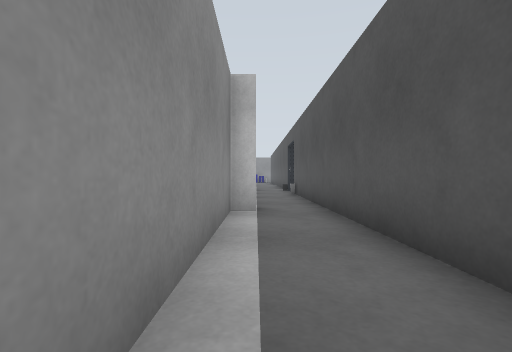
view 1 (above)

18 first-person views from a walk through a world built for the Gazebo simulator. The camera is 0.69 m above the floor, looks level and sees 85° across. The floor is counted in squares, 1 m on a side. Each view is taken from the middle of a square. On the plan, view 1 faces up. The plan holds only what a view shows up to about 9 squares ahead; the rest is blank. The place goes on beyond the plan.

view 2
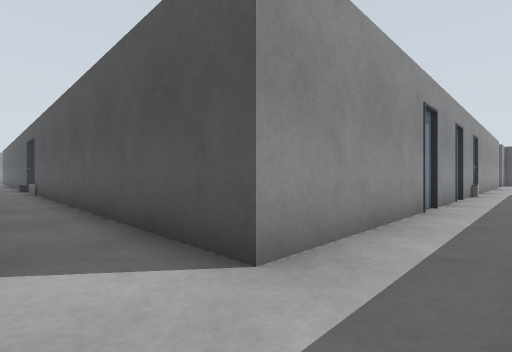

view 3
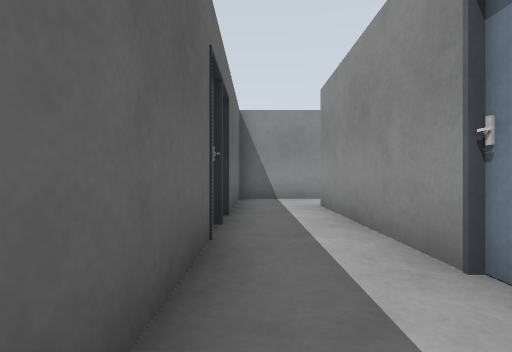

view 4
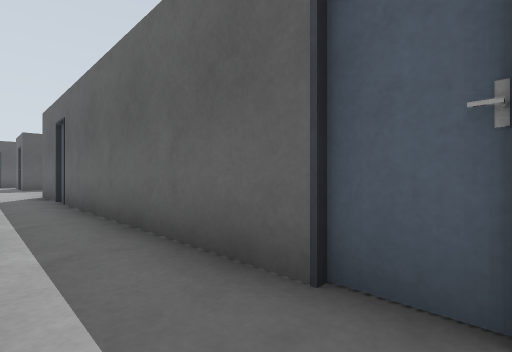

view 5
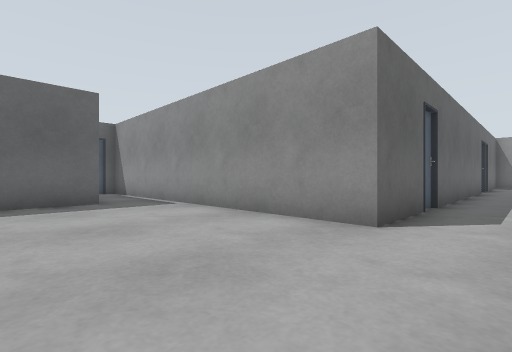

view 6
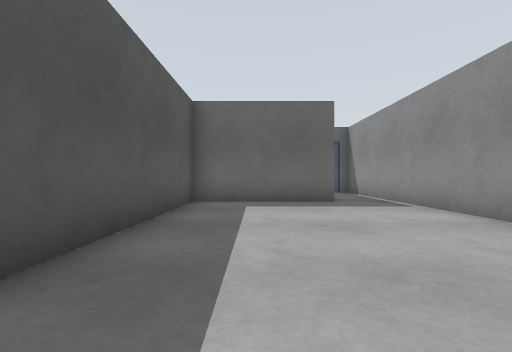

view 7
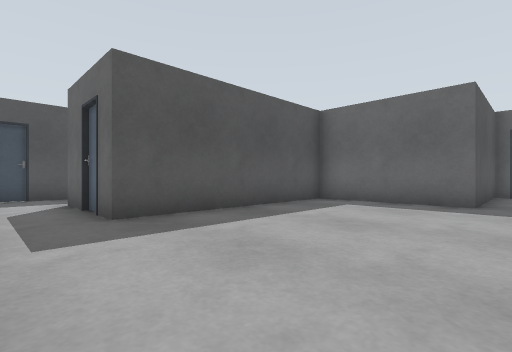

view 8
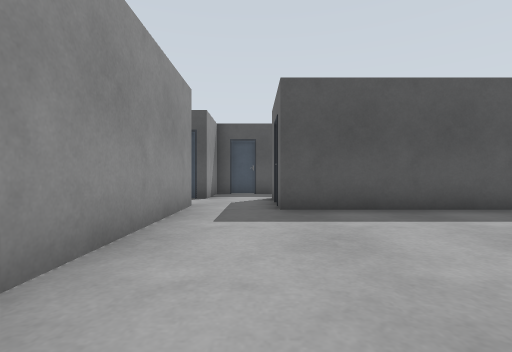

view 9
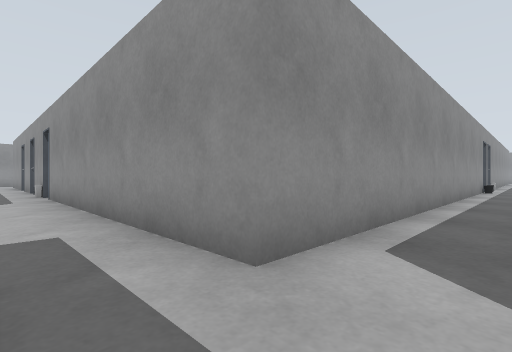

view 10
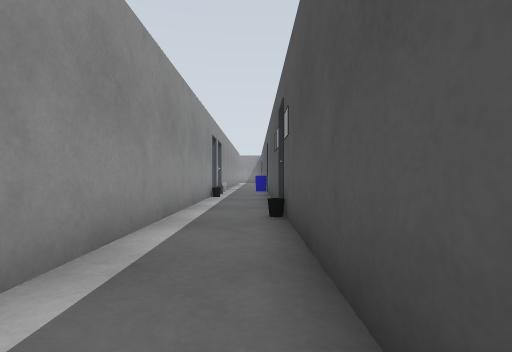

view 11
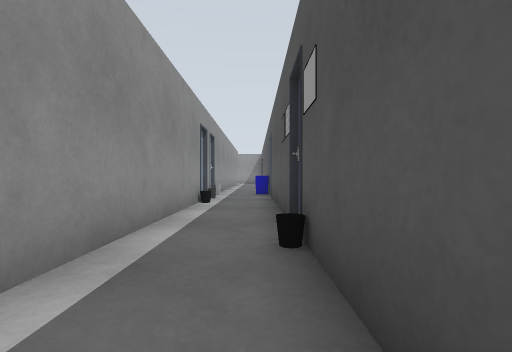

view 12
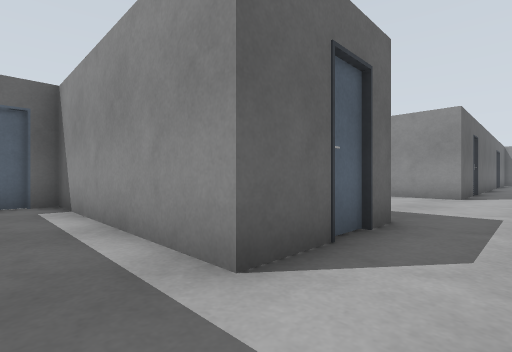

view 13
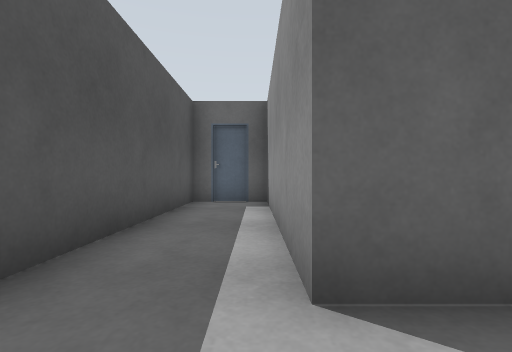

view 14
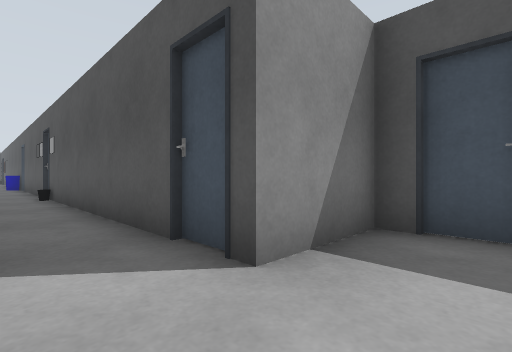

view 15
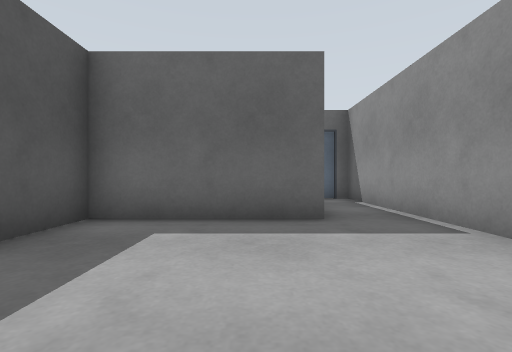

view 16
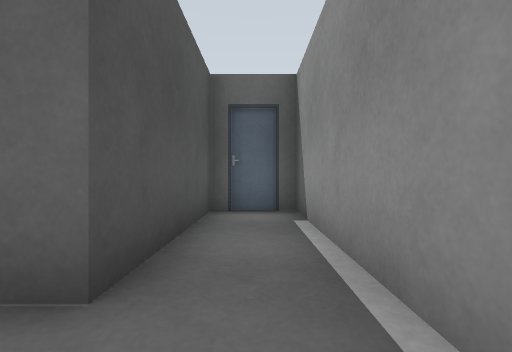

view 17
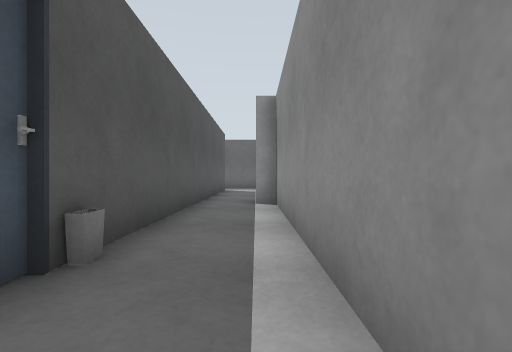

view 18
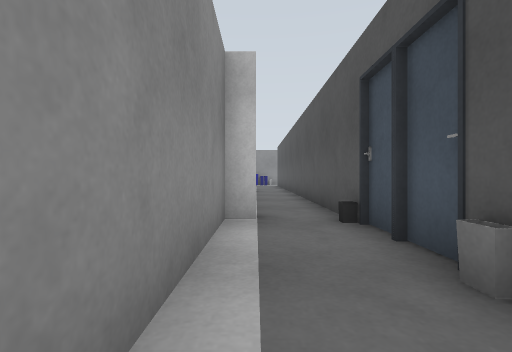

### Floor plan
Ten units are one square. View 1 is at (0, 0); x grows to the right and y downward. Boxes are objects, and circles mark ways between rooms. Rooms are numbered by the first view taken in them; rooms with no view inside come last. Other rooms are left out.
<svg viewBox="-10 -185 272 316">
<path fill="none" stroke="#000" d="M90 5 65 5M112 5 98 5M62 5 15 5 15 -121M126 25 152 25 152 126 169 126 169 85 207 85 207 25M40 25 125 25M0 -55 -5 -55M205 5 130 5M-5 -60 0 -60M15 -122 15 -180M0 -135 -5 -135 -5 25 31 25M207 25 237 25 237 85 257 85 257 5 235 5 235 -81M235 -89 235 -116M215 -114 215 5 205 5"/>
<circle cx="210" cy="15" r="3" fill="#2a7"/>
<text x="90" y="10">1</text>
<text x="230" y="-10">2</text>
</svg>
Room 1 opens to room 2.

Where each view was taken, in squares from view 1:
view 1: 0 up, 0 right, facing up
view 2: 2 down, 0 right, facing up-right
view 3: 2 down, 8 right, facing left
view 4: 1 down, 4 right, facing down-right
view 5: 1 down, 19 right, facing down-left
view 6: 1 down, 19 right, facing down
view 7: 1 down, 16 right, facing down-right
view 8: 2 down, 15 right, facing right
view 9: 2 down, 23 right, facing up-left
view 10: 3 up, 23 right, facing up
view 11: 5 up, 23 right, facing up
view 12: 1 down, 25 right, facing down-left
view 13: 1 down, 24 right, facing down
view 14: 2 down, 22 right, facing up-right
view 15: 4 down, 18 right, facing down
view 16: 7 down, 16 right, facing down
view 17: 13 up, 0 right, facing down
view 18: 9 up, 0 right, facing up
